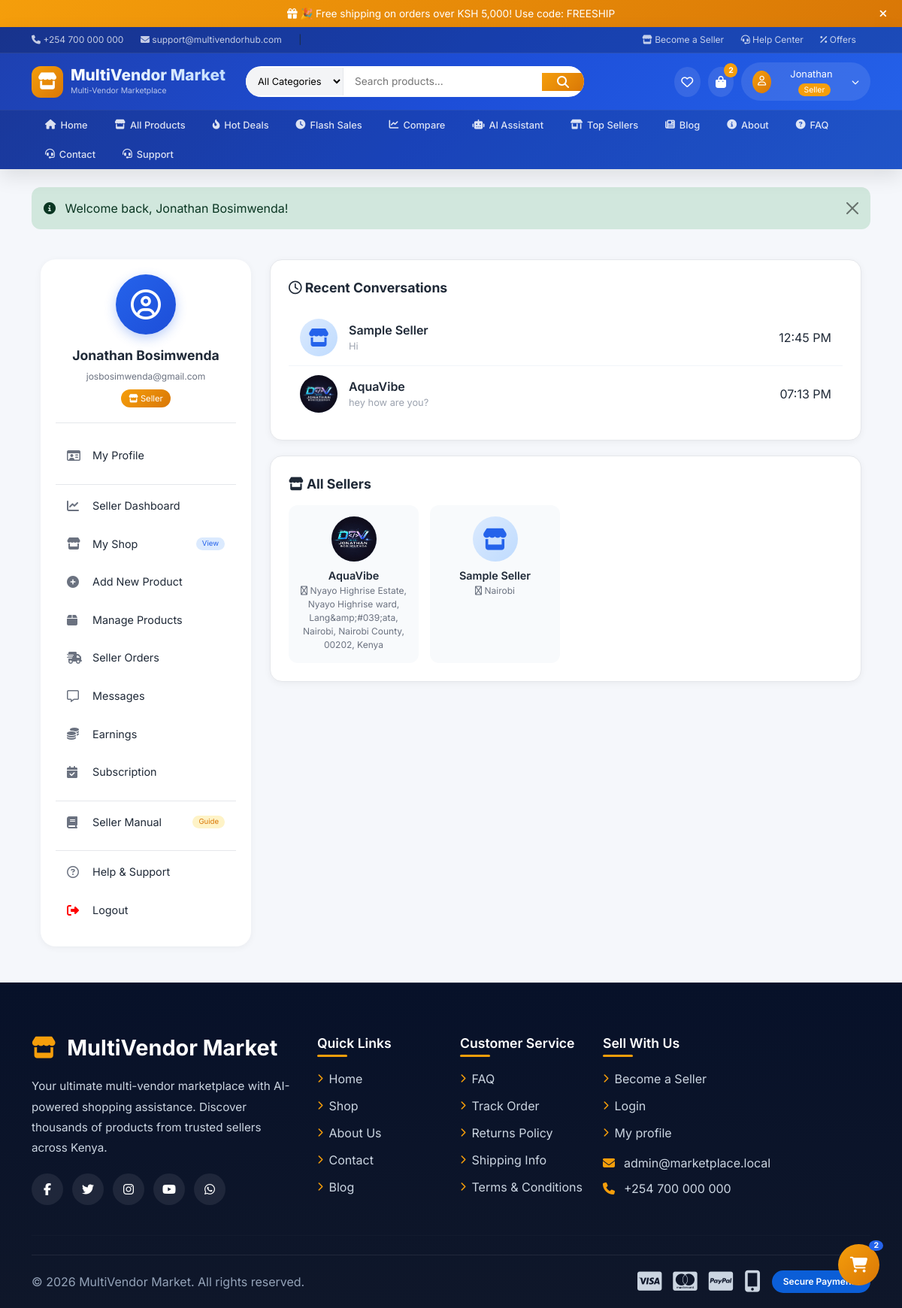
The page /chat.php (signed in) on the database its author committed.
### tables this page shows
CREATE TABLE `sellers` (
  `id` int(11) NOT NULL,
  `user_id` int(11) NOT NULL,
  `shop_name` varchar(150) NOT NULL,
  `shop_logo` varchar(255) DEFAULT NULL,
  `phone` varchar(60) NOT NULL,
  `business_id` varchar(100) NOT NULL,
  `id_image` varchar(255) DEFAULT NULL,
  `description` text DEFAULT NULL,
  `location` varchar(255) DEFAULT NULL,
  `status` enum('pending','verified','rejected') NOT NULL DEFAULT 'pending',
  `subscription_status` enum('active','expired','none') NOT NULL DEFAULT 'none',
  `subscription_expires` date DEFAULT NULL,
  `created_at` datetime NOT NULL
);

### includes/functions.php (called while the page is built, shortened)
<?php
function sanitize($value) {
    return htmlspecialchars(trim($value), ENT_QUOTES, 'UTF-8');
}
?>

### chat.php (the view, shortened to what this page needs)
<?php
require_once 'includes/header.php';
$user_id = $_SESSION['user_id'];
$seller_id = intval($_GET['seller'] ?? 0);
if ($seller_id == 0) {
    $sellers_sql = "SELECT DISTINCT s.id, s.shop_name, s.shop_logo,
                    (SELECT message FROM chats WHERE user_id = ? AND seller_id = s.id ORDER BY created_at DESC LIMIT 1) as last_message,
                    (SELECT created_at FROM chats WHERE user_id = ? AND seller_id = s.id ORDER BY created_at DESC LIMIT 1) as last_message_time
                    FROM chats c
                    JOIN sellers s ON s.id = c.seller_id
                    WHERE c.user_id = ?
                    GROUP BY s.id
                    ORDER BY last_message_time DESC";
    $sellers_stmt = $mysqli->prepare($sellers_sql);
    $sellers = null;
    if ($sellers_stmt) {
        $sellers_stmt->bind_param('iii', $user_id, $user_id, $user_id);
        $sellers_stmt->execute();
        $sellers = $sellers_stmt->get_result();
    }
    $all_sellers_sql = "SELECT s.id, s.shop_name, s.shop_logo, s.location
                        FROM sellers s
                        WHERE s.status = 'verified'
                        ORDER BY s.shop_name ASC";
    $all_sellers = $mysqli->query($all_sellers_sql);
    ?>
    <div class="container py-4">
        <div class="chat-wrapper">
            <div class="chat-sidebar">
                <?php require_once 'includes/dashboard_sidebar.php'; ?>
            </div>
            <div class="chat-content">
                <div class="chat-list-card">
                    <div class="card-title"><i class="fa-regular fa-clock"></i> Recent Conversations</div>
                    <?php if ($sellers && $sellers->num_rows > 0): ?>
                        <?php while ($seller = $sellers->fetch_assoc()): ?>
                            <a href="chat.php?seller=<?= $seller['id'] ?>" class="seller-item">
                                <div class="avatar">
                                    <?php if (!empty($seller['shop_logo']) && file_exists('uploads/sellers/' . $seller['shop_logo'])): ?>
                                        <img src="uploads/sellers/<?= $seller['shop_logo'] ?>" alt="<?= sanitize($seller['shop_name']) ?>">
                                    <?php else: ?>
                                        <i class="fa-solid fa-store"></i>
                                    <?php endif; ?>
                                </div>
                                <div class="info">
                                    <div class="name"><?= sanitize($seller['shop_name']) ?></div>
                                    <div class="last-msg"><?= sanitize(substr($seller['last_message'] ?? 'No messages yet', 0, 50)) ?></div>
                                </div>
                                <?php if ($seller['last_message_time']): ?>
                                    <span class="time"><?= date('h:i A', strtotime($seller['last_message_time'])) ?></span>
                                <?php endif; ?>
                            </a>
                        <?php endwhile; ?>
                    <?php endif; ?>
                </div>
                <div class="chat-list-card">
                    <div class="card-title"><i class="fa-solid fa-store"></i> All Sellers</div>
                    <div class="seller-grid">
                        <?php if ($all_sellers && $all_sellers->num_rows > 0): ?>
                            <?php while ($seller = $all_sellers->fetch_assoc()): ?>
                                <a href="chat.php?seller=<?= $seller['id'] ?>" class="seller-grid-item">
                                    <div class="avatar">
                                        <?php if (!empty($seller['shop_logo']) && file_exists('uploads/sellers/' . $seller['shop_logo'])): ?>
                                            <img src="uploads/sellers/<?= $seller['shop_logo'] ?>" alt="<?= sanitize($seller['shop_name']) ?>">
                                        <?php else: ?>
                                            <i class="fa-solid fa-store"></i>
                                        <?php endif; ?>
                                    </div>
                                    <div class="name"><?= sanitize($seller['shop_name']) ?></div>
                                    <div class="location"><i class="fa-regular fa-location-dot"></i> <?= sanitize($seller['location'] ?? 'Online') ?></div>
                                </a>
                            <?php endwhile; ?>
                        <?php else: ?>
                            <div class="empty-state" style="grid-column:1/-1;">
                                <p>No sellers available.</p>
                            </div>
                        <?php endif; ?>
                    </div>
                </div>
            </div>
        </div>
    </div>
    <?php require_once 'includes/footer.php'; ?>
    <?php exit;
}
?>
            <?php require_once 'includes/dashboard_sidebar.php'; ?>
<?php require_once 'includes/footer.php'; ?>

### includes/header.php (style rules this page uses)
:root { --primary: #2563eb; --primary-dark: #1d4ed8; --secondary: #f59e0b; --success: #10b981; --danger: #ef4444; --dark: #1f2937; --gray: #6b7280; --light-gray: #f3f4f6; --white: #ffffff; --border: #e5e7eb; }
* { margin: 0; padding: 0; box-sizing: border-box; }
body { font-family: 'Inter', sans-serif; background: #f5f7fb; color: #1f2937; }

### chat.php (style rules this page uses)
.chat-wrapper { display:flex;gap:25px;min-height:600px }
.chat-sidebar { width:280px;flex-shrink:0 }
.chat-content { flex:1 }
.chat-list-card { background:#fff;border-radius:16px;padding:24px;box-shadow:0 2px 10px rgba(0,0,0,0.05);border:1px solid #e5e7eb;margin-bottom:20px }
.chat-list-card .card-title { font-size:1.1rem;font-weight:700;color:#1f2937;margin-bottom:15px }
.seller-item { display:flex;align-items:center;gap:15px;padding:12px 15px;border-bottom:1px solid #f1f5f9;transition:all .3s;cursor:pointer;text-decoration:none;color:inherit }
.seller-item:last-child { border-bottom:none }
.seller-item .avatar { width:50px;height:50px;border-radius:50%;background:linear-gradient(135deg,#dbeafe,#bfdbfe);display:flex;align-items:center;justify-content:center;font-size:1.5rem;color:#2563eb;flex-shrink:0;overflow:hidden }
.seller-item .avatar img { width:100%;height:100%;object-fit:cover }
.seller-item .info { flex:1;min-width:0 }
.seller-item .info .name { font-weight:600;color:#1f2937 }
.seller-item .info .last-msg { font-size:.8rem;color:#9ca3af;white-space:nowrap;overflow:hidden;text-overflow:ellipsis }
.seller-grid { display:grid;grid-template-columns:repeat(4,1fr);gap:15px;margin-top:10px }
.seller-grid-item { background:#f8fafc;border-radius:12px;padding:15px;text-align:center;transition:all .3s;cursor:pointer;text-decoration:none;color:inherit }
.seller-grid-item .avatar { width:60px;height:60px;border-radius:50%;background:linear-gradient(135deg,#dbeafe,#bfdbfe);display:flex;align-items:center;justify-content:center;margin:0 auto 8px;font-size:1.8rem;color:#2563eb;overflow:hidden }
.seller-grid-item .avatar img { width:100%;height:100%;object-fit:cover }
.seller-grid-item .name { font-weight:600;color:#1f2937;font-size:.9rem }
.seller-grid-item .location { font-size:.75rem;color:#6b7280 }

### rows shown on the page
sellers: shop_name "Sample Seller", last_message "Hi", last_message_time "12:45 PM", location "Nairobi"
sellers: shop_logo (picture), shop_name "AquaVibe", last_message "hey how are you?", last_message_time "07:13 PM", location "Nyayo Highrise Estate, Nyayo Highrise ward, Lang&amp;#039;ata, Nairobi, Nairobi County, 00202, Kenya"

### other values the page prints
SITE_NAME "MultiVendor Market"
$cart_count "2"
explode(' ', $user['name'] ?? $user['email'])[0] "Jonathan"
$flash['message'] "Welcome back, Jonathan Bosimwenda!"
$user['name'] "Jonathan Bosimwenda"
$user['email'] "josbosimwenda@gmail.com"
ADMIN_EMAIL "admin@marketplace.local"
